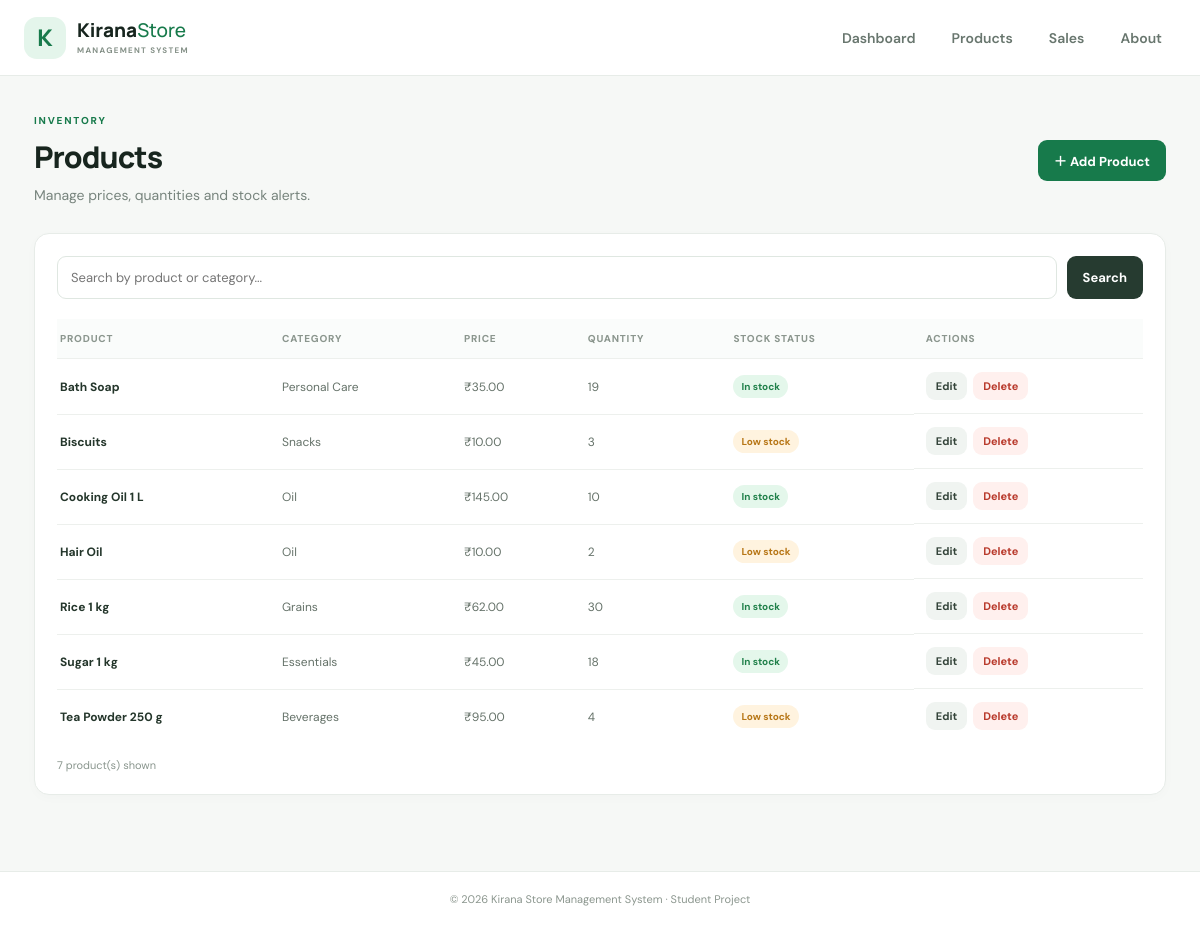
Page /products on the committed database.
### tables this page shows
CREATE TABLE products (
            id INTEGER PRIMARY KEY AUTOINCREMENT,
            name TEXT NOT NULL,
            category TEXT NOT NULL DEFAULT 'General',
            price REAL NOT NULL CHECK(price >= 0),
            quantity INTEGER NOT NULL DEFAULT 0 CHECK(quantity >= 0),
            low_stock_limit INTEGER NOT NULL DEFAULT 5 CHECK(low_stock_limit >= 0),
            updated_at TEXT NOT NULL DEFAULT CURRENT_TIMESTAMP
        );

### app.py (the view)
@app.route("/products")
def products():
    q = request.args.get("q", "").strip()
    with db() as conn:
        rows = conn.execute("""SELECT * FROM products
            WHERE name LIKE ? OR category LIKE ? ORDER BY name""", (f"%{q}%", f"%{q}%")).fetchall()
    return render_template("products.html", products=rows, q=q)

### app.py (called while the page is built)
def db():
    conn = sqlite3.connect(DB_PATH)
    conn.row_factory = sqlite3.Row
    conn.execute("PRAGMA foreign_keys = ON")
    return conn

### templates/products.html (shortened to what this page needs)
{% extends "base.html" %}
{% block content %}
<div class="page-heading"><div><p class="eyebrow">INVENTORY</p><h1>Products</h1><p class="muted">Manage prices, quantities and stock alerts.</p></div><a class="btn primary" href="{{ url_for('add_product') }}">＋ Add Product</a></div>
<section class="panel">
 <form class="searchbar" method="get"><input name="q" value="{{ q }}" placeholder="Search by product or category..."><button class="btn dark" type="submit">Search</button></form>
 <div class="table-wrap"><table><thead><tr><th>Product</th><th>Category</th><th>Price</th><th>Quantity</th><th>Stock Status</th><th>Actions</th></tr></thead><tbody>
 {% for p in products %}<tr><td class="product-name">{{ p.name }}</td><td>{{ p.category }}</td><td>₹{{ "%.2f"|format(p.price) }}</td><td>{{ p.quantity }}</td><td>{% if p.quantity <= p.low_stock_limit %}<span class="pill warning">Low stock</span>{% else %}<span class="pill good">In stock</span>{% endif %}</td><td class="actions"><a class="btn small light" href="{{ url_for('edit_product', product_id=p.id) }}">Edit</a><form method="post" action="{{ url_for('delete_product', product_id=p.id) }}" onsubmit="return confirm('Delete this product?')"><button class="btn small danger" type="submit">Delete</button></form></td></tr>
 {% else %}<tr><td colspan="6" class="empty">No products found. Add a product to get started.</td></tr>{% endfor %}
 </tbody></table></div><p class="table-note">{{ products|length }} product(s) shown</p>
</section>
{% endblock %}

### templates/base.html (shortened to what this page needs)
<!doctype html>
<html lang="en">
<head>
  <link rel="stylesheet" href="{{ url_for('static', filename='style.css') }}">
</head>
<body>
<header class="topbar">
  <a class="brand" href="{{ url_for('dashboard') }}"><span class="brand-icon">K</span><span>Kirana<span class="brand-light">Store</span><small>MANAGEMENT SYSTEM</small></span></a>
  <nav>
    <a href="{{ url_for('dashboard') }}">Dashboard</a>
    <a href="{{ url_for('products') }}">Products</a>
    <a href="{{ url_for('sales') }}">Sales</a>
    <a href="{{ url_for('about') }}">About</a>
  </nav>
</header>
<main class="container">
  {% block content %}{% endblock %}
</main>
<footer>© 2026 Kirana Store Management System · Student Project</footer>
</body>
</html>

### static/style.css (style rules this page uses)
:root { --ink:#17251e;--muted:#77847d;--green:#177a4b;--green-dark:#11633c;--line:#e7ece8;--bg:#f6f8f6;--white:#fff }
* { box-sizing:border-box }
body { margin:0;background:var(--bg);color:var(--ink);font-family:'DM Sans',sans-serif;font-size:14px }
.topbar { height:76px;background:#fff;border-bottom:1px solid var(--line);display:flex;align-items:center;justify-content:space-between;padding:0 max(calc((100% - 1180px)/2),24px);gap:25px }
.brand { display:flex;align-items:center;gap:11px;text-decoration:none;color:var(--ink);font-family:Manrope,sans-serif;font-size:19px;font-weight:800;line-height:1.1 }
.brand-icon { display:grid;place-items:center;width:42px;height:42px;border-radius:13px;background:#e4f5eb;color:var(--green);font-size:23px }
.brand-light { font-weight:500;color:var(--green) }
.brand small { display:block;letter-spacing:1.3px;font:700 8px 'DM Sans',sans-serif;color:#849087;margin-top:5px }
.topbar nav { display:flex;gap:8px }
.topbar nav a { color:#68766e;text-decoration:none;padding:11px 14px;border-radius:9px;font-weight:600 }
.container { max-width:1180px;margin:0 auto;padding:38px 24px 56px;min-height:calc(100vh - 140px) }
.page-heading { display:flex;justify-content:space-between;align-items:center;gap:20px;margin-bottom:27px }
.eyebrow { font-size:10px;letter-spacing:1.8px;font-weight:800;color:var(--green);margin:0 0 9px }
.page-heading h1 { font:800 30px Manrope,sans-serif;letter-spacing:-.9px;margin:0 0 7px }
.muted { color:var(--muted);margin:0;line-height:1.6 }
.btn { display:inline-flex;align-items:center;justify-content:center;gap:6px;border:0;border-radius:9px;padding:11px 16px;text-decoration:none;font:700 13px 'DM Sans',sans-serif;cursor:pointer;white-space:nowrap }
.primary { background:var(--green);color:#fff }
.dark { background:#263b30;color:#fff }
.light { background:#f0f4f1;color:#34443a }
.danger { background:#fff0ee;color:#b93a2c }
.small { padding:7px 10px;font-size:11px }
.stat,.panel,.quick-actions { background:#fff;border:1px solid var(--line);border-radius:15px;box-shadow:0 3px 12px #24382b05 }
.panel { padding:22px;margin-bottom:20px;min-width:0 }
.table-wrap { width:100%;overflow-x:auto }
table { width:100%;border-collapse:collapse;text-align:left;white-space:nowrap }
th { color:#8b968e;font-size:10px;text-transform:uppercase;letter-spacing:.8px;font-weight:800;background:#fafcfb }
th,td { padding:13px 12px;border-bottom:1px solid #edf0ed }
th:first-child,td:first-child { padding-left:3px }
td { font-size:12px;color:#657269 }
tbody tr:last-child td { border-bottom:0 }
.product-name { color:#24362b;font-weight:700 }
.pill { display:inline-flex;padding:5px 8px;border-radius:20px;font-size:10px;font-weight:700 }
.warning { background:#fff3df;color:#b77616 }
.good { background:#e4f7eb;color:#20804a }
.searchbar { display:flex;gap:10px;margin-bottom:20px }
.searchbar input { flex:1 }
.table-note { font-size:11px;color:#8a968e;margin:15px 0 0 }
.actions { display:flex;gap:6px;align-items:center }
.actions form { margin:0 }
input,select { width:100%;padding:12px 13px;border:1px solid #dfe7e1;border-radius:9px;font:13px 'DM Sans',sans-serif;color:#24362b;background:#fff;outline:none }
footer { text-align:center;color:#8b968e;padding:20px;border-top:1px solid var(--line);font-size:11px;background:#fff }

### rows in the picture
products: name "Bath Soap", category "Personal Care", price "35.00", quantity "19", low_stock_limit "In stock"
products: name "Biscuits", category "Snacks", price "10.00", quantity "3", low_stock_limit "Low stock"
products: name "Cooking Oil 1 L", category "Oil", price "145.00", quantity "10", low_stock_limit "In stock"
products: name "Hair Oil", category "Oil", price "10.00", quantity "2", low_stock_limit "Low stock"
products: name "Rice 1 kg", category "Grains", price "62.00", quantity "30", low_stock_limit "In stock"
products: name "Sugar 1 kg", category "Essentials", price "45.00", quantity "18", low_stock_limit "In stock"
products: name "Tea Powder 250 g", category "Beverages", price "95.00", quantity "4", low_stock_limit "Low stock"

### other values in the picture
{{ products|length }} "7"
